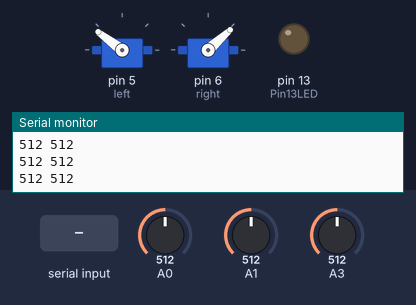
A sketch run on a simulated Arduino Uno, built with avr-gcc and run on an emulated ATmega328P. On the bench: 2 × servo, output pins drawn as LEDs (lit = HIGH), the last lines printed to the serial monitor. Inputs (shaded band) come from the test bench; at power-on: A1 = 512, A0 = 512, A3 = 512.

Above: at 3.6 s.
3.7 s: "1" received over the second serial link
At 4.19 s:
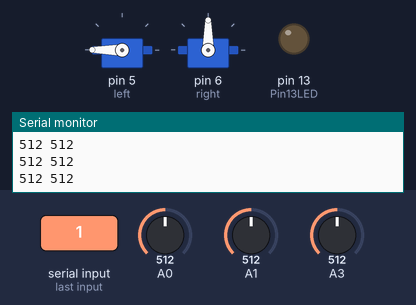
5.8 s: A1 set to 11
At 7.0 s:
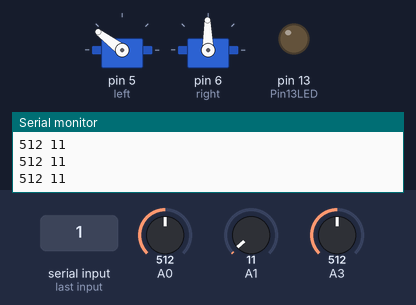
7.3 s: A1 set to 8
At 8.3 s:
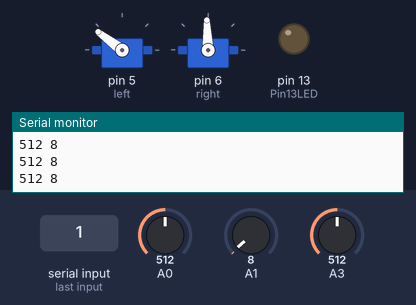
8.8 s: A0 set to 716
At 9.4 s:
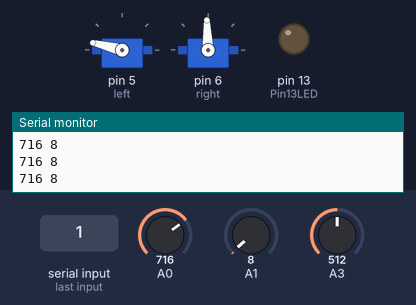
10.3 s: A1 set to 306
At 10.6 s:
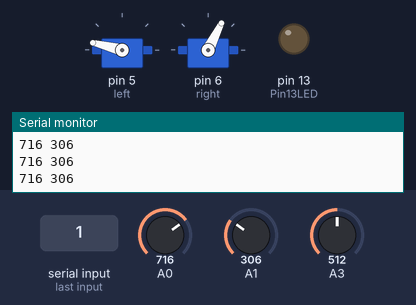
11.8 s: A0 set to 992
At 13.0 s:
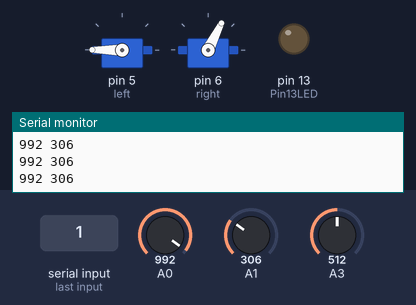
13.3 s: A0 set to 1018
Timing chart, 0 to 16.3 s (numbered marks = the images above; inputs shaded):
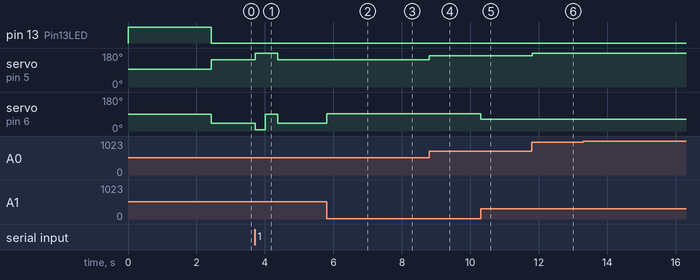

Measured:
- after the input at 3.7 s, servo on pin 5 (left): 143° → 180° at once, → 143° 0.66 s later; servo on pin 6 (right): 42° → 7° at once, → 90° 0.29 s later, → 42° 0.36 s later
- after the input at 5.8 s, servo on pin 6 (right): 42° → 91° at once
- after the input at 7.3 s, servo on pin 6 (right): 91° → 92° at once
- after the input at 8.8 s, servo on pin 5 (left): 143° → 166° at once
- after the input at 10.3 s, servo on pin 6 (right): 92° → 63° at once
- after the input at 11.8 s, servo on pin 5 (left): 166° → 180° at once

The sketch:

movement.ino
```cpp
#include <Servo.h>
#include <SPI.h>
#include <SoftwareSerial.h>
#include <Wire.h>
#include <avr/io.h>
#include <stdlib.h>
#include <math.h>

#define SSerialRX 10
#define SSerialTX 11
#define Pin13LED  13

Servo left;
Servo right;
void sensorCharacteristics();
SoftwareSerial mySerial(SSerialRX, SSerialTX); // RX, TX
/*-----( Declare Variables )-----*/
int byteReceived;
int byteSend;

void setup(){
  left.attach(5);
  right.attach(6);
  left.write(93);
  right.write(90);
  pinMode(Pin13LED, OUTPUT);
  Serial.begin(9600);
  cli();
  TCNT2=0x00;
  OCR2A = 250;              // 1 ms @ Fosc = 16 MHz
  TCCR2A= 0x02;              // WGM: No wave generation
  TCCR2B= 0x04;              // START Timer, prescaler = 64
  TIMSK2 = (1 << OCIE2A);
  sei();

  mySerial.begin(9600);

  //Enable the sensors as inputs
  DDRC &= ~((1 << 1) | (1 << 2));

  /*Enable the analog converter*/
  ADMUX &= ~(1 << REFS1);
  ADMUX |= (1 << REFS0);
  ADCSRA |= (1 << ADEN) | (1 << ADPS2) | (1 << ADPS1) | (1 << ADPS0);
  digitalWrite(13, HIGH);
  delay(1000);
  sensorCharacteristics();
  delay(1000);
  digitalWrite(13, LOW);

  left.write(180);
  right.write(0);
}
int minSensor1Val = 2000, minSensor2Val = 2000, maxSensor1Val = 0, maxSensor2Val = 0;

void sensorCharacteristics(){
  int i = 200;
  for(i = 0; i < 2000; i++){
    ADMUX &= ~((1 << MUX3) | (1 << MUX2) | (1 << MUX1));
    ADMUX |= (1 << MUX0);

    ADCSRA |= (1 << ADSC);

    while(ADCSRA & 0b1000000){

    }
    int sens1CurrVal = ADC;

    if(sens1CurrVal < minSensor1Val)
      minSensor1Val = sens1CurrVal;
    if(sens1CurrVal > maxSensor1Val)
      maxSensor1Val = sens1CurrVal;

    /*Set up to read from ADC0*/
    ADMUX &= ~((1 << MUX3) | (1 << MUX2) | (1 << MUX0) | (1 << MUX1));
    ADCSRA |= (1 << ADSC);

    while(ADCSRA & 0b1000000){

    }
    int sens2CurrVal = ADC;

    if(sens2CurrVal < minSensor2Val)
      minSensor2Val = sens2CurrVal;
    if(sens2CurrVal > maxSensor2Val)
      maxSensor2Val = sens2CurrVal;
  }
}

uint8_t stat, angle;
int counter;

int timeToTurnLeft = 1015;
int timeToTurnRight = 1150;
boolean turning = false, stillTurning, onLine = false;
byte correction;
int oldStat = 2;
uint8_t direct[] = {
  45, 90, 135}
, i=0;
int ambientValue, proximityValue;
long x;
int leftSensor = 15;
int rightSensor = 16;
boolean newCorrection = false, straight = false, stopFlag = false, ignore = false, far = false, moveForward = false;
int reverseSpeed = 0;
boolean reverse = false, finding = false;
int totalAngle = 0, side = 0, oldAngle, oldTotalAngle, maxCounter;
int y = 20, reve = 0, forward = 0;
void loop(){
  //Has Jacobs robot sent me a correction
  if(mySerial.available() && counter == 0){
    correction = (uint8_t) mySerial.read();
    angle = correction & 0b00011111;
    stat = (correction & 0b11100000) >> 5;

    int temp = map(angle, 0, 32, 0, 90);

    if(stopFlag){
      reverse = true;
      reve = map(angle, 0, 31, 80, 200);
      stopFlag = false;
    }

    if(stat == 2){
      counter = map(angle, 0, 32, 0, timeToTurnLeft);
      totalAngle += temp;
      forward = 300;
      stopFlag = false;
    }
    else if(stat == 1){
      counter = map(angle, 0, 32, 100, timeToTurnRight);
      totalAngle -= temp;
      forward = 300;
      stopFlag = false;
    }
    else if(stat == 6 && !ignore){
      stopFlag = true;
    }
    else if(stat == 7){
      straight = true;
    }

    moveForward = true;
    maxCounter = counter;
    newCorrection = false;
    oldAngle = angle;
  }

  if(totalAngle < 0){
    side = 1;
    if(totalAngle < -90)
      totalAngle = -90;
  }
  else if(totalAngle > 0){
    side = 0;
    if(totalAngle > 90)
      totalAngle = 90;
  }
  //Am I still turning?  Has the direction changed?
  if(stopFlag){
    left.write(93);
    right.write(90);

  }
  else if(reverse){
    left.write(0);
    right.write(180);
  }
  else if(straight){
    left.write(180);
    right.write(7);
  }
  else if(turning){
    if(stat == 2){
      left.write(93);
      right.write(0);
    }
    else if(stat == 1){
      right.write(90);
      left.write(180);
    }
    stillTurning = true;
    oldStat = stat;
    onLine = false;
    finding = true;
  }
  else if(!turning){
    oldTotalAngle = totalAngle;

    if(onLine){
      followLine();
      totalAngle = 0;
    }
    else{
      findLine();
    }
    stillTurning = false;
  }

}

void followLine(){
  /*Set up to read from ADC1*/
  ADMUX &= ~((1 << MUX3) | (1 << MUX2) | (1 << MUX1));
  ADMUX |= (1 << MUX0);

  ADCSRA |= (1 << ADSC);

  while(ADCSRA & 0b1000000){

  }
  int sens1CurrVal = ADC;

  /*Set up to read from ADC3*/
  ADMUX &= ~((1 << MUX3) | (1 << MUX2) | (1 << MUX0) | (1 << MUX1));
  ADCSRA |= (1 << ADSC);

  while(ADCSRA & 0b1000000){

  }
  int sens2CurrVal = ADC;

  int leftSpeed = map(sens2CurrVal, 48, 830, 90, 0);//minSensor1Val, maxSensor1Val, 90, 0);
  int rightSpeed = map(sens1CurrVal, 30, 930, 90, 0);//minSensor2Val, maxSensor2Val, 90, 0);

  left.write(180 - leftSpeed);
  right.write(rightSpeed);
  /*
  int leftSpeed = map(sens2CurrVal, 0, 1048, 100, 0);
   int rightSpeed = map(sens1CurrVal, 0, 1048, 100, 0);
   */
  Serial.print(sens2CurrVal);
  Serial.print(" ");
  Serial.println(sens1CurrVal);
  /*
   left.write(180 - leftSpeed);
   right.write(rightSpeed);
   */
}

void findLine(){
  ADMUX &= ~((1 << MUX3) | (1 << MUX2) | (1 << MUX1));
  ADMUX |= (1 << MUX0);

  ADCSRA |= (1 << ADSC);

  while(ADCSRA & 0b1000000){

  }
  int sens1CurrVal = ADC;

  /*Set up to read from ADC2*/
  ADMUX &= ~((1 << MUX3) | (1 << MUX2) | (1 << MUX0) | (1 << MUX1));
  ADMUX |= (1 << MUX1) | (1 << MUX0);

  ADCSRA |= (1 << ADSC);
  while(ADCSRA & 0b1000000){

  }

  int sens2CurrVal = ADC;

  if(sens2CurrVal > 500 || sens1CurrVal > 500){
    onLine = true;
    left.write(180);
    right.write(90);
    return;
  }

  else{
    if(side == 0){
      int rightSpeed = map(abs(totalAngle), 0, 90, 20, 80);
      left.write(180);
      right.write(rightSpeed);
    }
    else if(side == 1){
      int leftSpeed = map(abs(totalAngle), 0, 90, 20, 80);
      left.write(leftSpeed);
      right.write(0);
    }
  }
}

ISR(TIMER2_COMPA_vect) {
  TCNT2=0x00;                // No way without this stupid operation!

  if(reve){
    reve--;
    reverse = true;
  }
  else{
    reverse = false;
    if(counter){
      counter--;
      turning = true;
    }
    else{
      turning = false;
    }

    if(forward){
      forward--;
      straight = true;
    }
    else{
      straight = false;
    }
  }
  x++;
}
```
